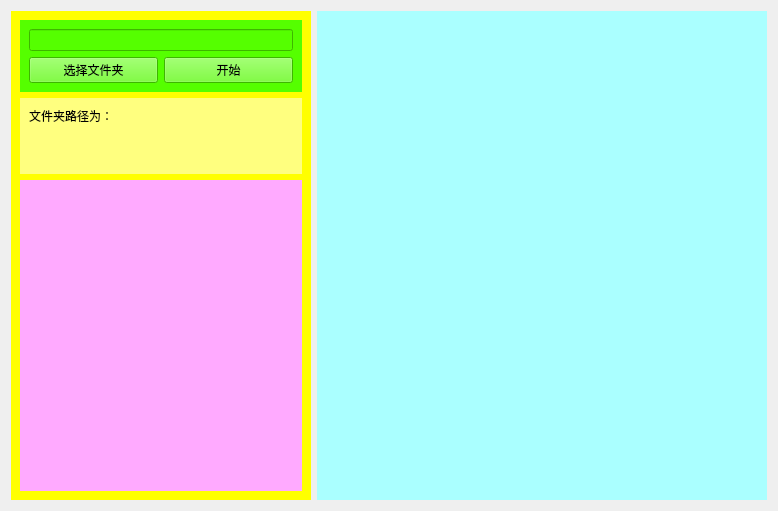
<?xml version="1.0" encoding="UTF-8"?>
<ui version="4.0">
 <class>Form</class>
 <widget class="QWidget" name="Form">
  <property name="geometry">
   <rect>
    <x>0</x>
    <y>0</y>
    <width>778</width>
    <height>511</height>
   </rect>
  </property>
  <property name="windowTitle">
   <string>三坐标检查程序</string>
  </property>
  <layout class="QHBoxLayout" name="horizontalLayout" stretch="0,1">
   <item>
    <widget class="QWidget" name="left_widget" native="true">
     <property name="sizePolicy">
      <sizepolicy hsizetype="Fixed" vsizetype="Preferred">
       <horstretch>0</horstretch>
       <verstretch>0</verstretch>
      </sizepolicy>
     </property>
     <property name="minimumSize">
      <size>
       <width>300</width>
       <height>0</height>
      </size>
     </property>
     <property name="styleSheet">
      <string notr="true">background-color: rgb(255, 255, 0);</string>
     </property>
     <layout class="QVBoxLayout" name="verticalLayout" stretch="0,0,1">
      <item>
       <widget class="QWidget" name="left_top_widget" native="true">
        <property name="styleSheet">
         <string notr="true">background-color: rgb(85, 255, 0);</string>
        </property>
        <layout class="QGridLayout" name="gridLayout_2">
         <item row="1" column="0">
          <widget class="QPushButton" name="open_folder_btn">
           <property name="text">
            <string>选择文件夹</string>
           </property>
          </widget>
         </item>
         <item row="0" column="0" colspan="2">
          <widget class="QLineEdit" name="path_input_line_edit">
           <property name="sizePolicy">
            <sizepolicy hsizetype="Preferred" vsizetype="Preferred">
             <horstretch>0</horstretch>
             <verstretch>0</verstretch>
            </sizepolicy>
           </property>
          </widget>
         </item>
         <item row="1" column="1">
          <widget class="QPushButton" name="start_check_btn">
           <property name="text">
            <string>开始</string>
           </property>
          </widget>
         </item>
        </layout>
       </widget>
      </item>
      <item>
       <widget class="QWidget" name="left_mid_widget" native="true">
        <property name="styleSheet">
         <string notr="true">background-color: rgb(255, 255, 127);</string>
        </property>
        <layout class="QVBoxLayout" name="verticalLayout_2">
         <item>
          <widget class="QLabel" name="describe_label">
           <property name="sizePolicy">
            <sizepolicy hsizetype="Preferred" vsizetype="Preferred">
             <horstretch>0</horstretch>
             <verstretch>0</verstretch>
            </sizepolicy>
           </property>
           <property name="text">
            <string>文件夹路径为：</string>
           </property>
           <property name="textFormat">
            <enum>Qt::PlainText</enum>
           </property>
           <property name="wordWrap">
            <bool>false</bool>
           </property>
          </widget>
         </item>
         <item>
          <widget class="QLabel" name="path_label">
           <property name="text">
            <string/>
           </property>
           <property name="wordWrap">
            <bool>true</bool>
           </property>
          </widget>
         </item>
         <item>
          <widget class="QLabel" name="path_err_label">
           <property name="text">
            <string/>
           </property>
           <property name="wordWrap">
            <bool>true</bool>
           </property>
          </widget>
         </item>
        </layout>
       </widget>
      </item>
      <item>
       <widget class="QWidget" name="left_bottom_widget" native="true">
        <property name="styleSheet">
         <string notr="true">background-color: rgb(255, 170, 255);</string>
        </property>
       </widget>
      </item>
     </layout>
    </widget>
   </item>
   <item>
    <widget class="QWidget" name="right_widget" native="true">
     <property name="styleSheet">
      <string notr="true">background-color: rgb(170, 255, 255);</string>
     </property>
    </widget>
   </item>
  </layout>
 </widget>
 <resources/>
 <connections>
  <connection>
   <sender>open_folder_btn</sender>
   <signal>clicked()</signal>
   <receiver>Form</receiver>
   <slot>open_folder()</slot>
   <hints>
    <hint type="sourcelabel">
     <x>78</x>
     <y>80</y>
    </hint>
    <hint type="destinationlabel">
     <x>-114</x>
     <y>96</y>
    </hint>
   </hints>
  </connection>
  <connection>
   <sender>start_check_btn</sender>
   <signal>clicked()</signal>
   <receiver>Form</receiver>
   <slot>start_check()</slot>
   <hints>
    <hint type="sourcelabel">
     <x>204</x>
     <y>75</y>
    </hint>
    <hint type="destinationlabel">
     <x>-57</x>
     <y>230</y>
    </hint>
   </hints>
  </connection>
 </connections>
 <slots>
  <slot>open_folder()</slot>
  <slot>start_check()</slot>
 </slots>
</ui>
